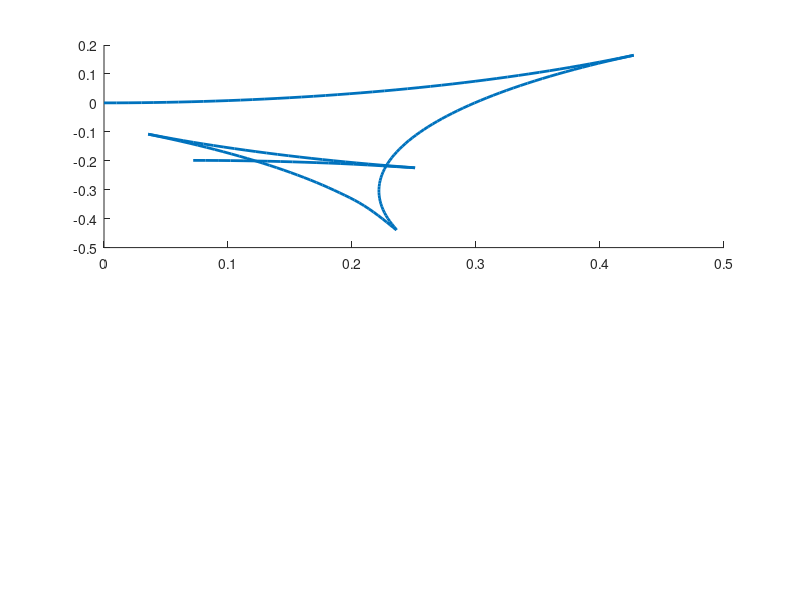

This figure's MATLAB source: (Note: this script raises an error after producing the figure.)
clf 
path = "../docs/S0001-Resumen-19-11-2020/imgs/T01/";

tspan = linspace(0,pi,200);

ft = sin(4*tspan) + cos(2*tspan+0.2);
ft = sign(ft);

f = @(t) interp1(tspan,ft,t);

dyn = @(t,x) (2/pi)*f(t)*[ cos(t); sin(t)];

x0 = [0;0];

[~,xt] = ode45(dyn,tspan,x0);


xT = (2/pi)*trapz(tspan,cos(tspan).*ft);
yT = (2/pi)*trapz(tspan,sin(tspan).*ft);

clf
subplot(2,1,1)
hold on
plot(xt(:,1),xt(:,2),'LineWidth',2)

yline(0)
xline(0)

iplot = plot(xt(1,1),xt(1,2),'Marker','.','MarkerSize',18);

xlim([-0.5 0.5])
ylim([-0.5 0.5])

title("Sistema dinámico","Interpreter","latex")
xlabel('$\alpha_1$','Interpreter','latex','FontSize',21)
ylabel('$\beta_1$','Interpreter','latex','FontSize',21)


subplot(2,2,3)
hold on
plot(tspan,ft,'LineWidth',2);
jplot =plot(tspan(1),ft(1),'Marker','.','MarkerSize',18);

title("Control")
xlabel("\tau",'FontSize',21)
ylabel("$f(\tau)$",'Interpreter','latex','FontSize',21)
ylim([-1.5 1.5])
xlim([0 pi])

subplot(2,2,4)


bar([1,2],[xT,yT]);
title('Coeficientes de Fourier')
xticklabels({'\alpha_1','\beta_1'})
ylim([-0.3  0.3])
v = VideoWriter(fullfile(path,'peaks'),'MPEG-4');
open(v);
%%
for it = 1:2:200
   iplot.XData = xt(it,1); 
   iplot.YData = xt(it,2);
   
   jplot.XData = tspan(it);
   jplot.YData = ft(it);
   
   if false
    frame = getframe(gcf);
    writeVideo(v,frame);
   else
     pause(0.1)  
   end
end
close(v);
%%
for it = 200:-2:1
   iplot.XData = xt(it,1); 
   iplot.YData = xt(it,2);
   
   jplot.XData = tspan(it);
   jplot.YData = ft(it);
   
   if false
    frame = getframe(gcf);
    writeVideo(v,frame);
   else
     pause(0.1)  
   end
end
close(v);
%%
print('../docs/S0001-Resumen-19-11-2020/imgs/S0001.eps','-depsc')
